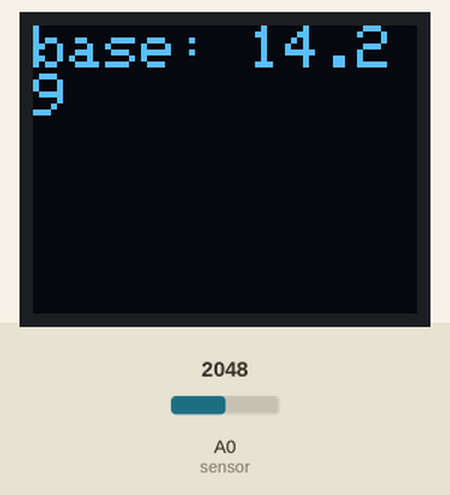
This sketch was run on a simulated Particle Photon. On the bench: 64×48 one-colour display. The inputs (shaded band) are chosen by the test bench; at power-on: A0 (sensor) = 2048. The display library's start-up logo is not drawn.

Above: at 1.1 s.
At 6.3 s:
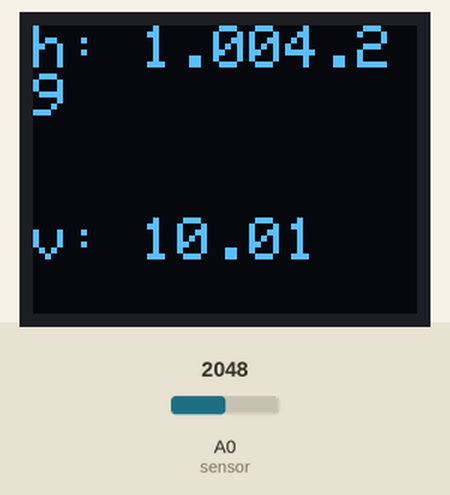

Measured:
- what the display in image 0 shows lasts 5.1 s, from 1.1 s to 6.2 s

The sketch:

reconfigured_code_NOT_TESTED.ino
```cpp
// This #include statement was automatically added by the Particle IDE.
#include <SparkFunMicroOLED.h>


MicroOLED oled;

void setup() {
    Serial.begin(9600);

    oled.begin();     // Initialize the OLED
    oled.clear(ALL);  // Clear the display's internal memory
    oled.display();   // Display what's in the buffer (splashscreen)
    delay(1000);      // Delay 500 ms
    oled.clear(PAGE); // Clear the buffer.
    oled.display();

}
float R = 1000;      // resistance of resistor used in the circuit in ohms
float v;             // variable to hold sensor reading
float h;             // fluid height with respect to reference
float ho;            // reference height
int i = 0;           // counter

void loop() {
  // Measure sensor resistance.
   // put your main code here, to run repeatedly:
  v = analogRead(A0);             // read sensor
  v = 5*v/1023;                   // convert sensor reading to voltage

  // measure height for reference
  if ( i == 0)
  {
    ho = (1500 + R*(1 - 5/v))/140;  //this will print the baseline to the oled screen
    i++;                            // you will have five seconds to place in tank before the second reading
    Particle.publish("baseline",ho);
    oled.setCursor(0, 0); // Set cursor to middle-left
    oled.print("base: "); // print h:
    oled.print(ho);  // Print value of h (e.g. 3)
  // Print humidity value
    oled.display(); // Draw on the screen

    delay(5000); // five seconds, only runs once to get baseline
  }

  h = (1500 + R*(1 - 5/v))/140 - ho + 1;   // calculate fluid height
                                           // in inches with respect to reference
                                           // 1 is activation height

    delay(100);                          // make easier to read

    Particle.publish("h",h);  // publishes fluid height referenced above
    Particle.publish("v",v);  //
    oled.setCursor(0, 0); // Set cursor to middle-left
    oled.print("h: "); // print h:
    oled.print(h);  // Print value of h (e.g. 3)
    // h: 3
    oled.setCursor(0, 32); // Set cursor bottom-left
    oled.print("v: ");
    oled.print(v);  // Print temperature value
  // Print humidity value
    oled.display(); // Draw on the screen

    delay(500); // half second
}


float readResistance(int pin, int seriesResistance) {
  // Get ADC value.
  float resistance = analogRead(pin);
  // Convert ADC reading to resistance.
  resistance = (1023.0 / resistance) - 1.0;
  resistance = seriesResistance / resistance;
  return resistance;
}

float resistanceToVolume(float resistance, float zeroResistance, float calResistance, float calVolume) {
  if (resistance > zeroResistance || (zeroResistance - calResistance) == 0.0) {
    // Stop if the value is above the zero threshold, or no max resistance is set (would be divide by zero).
    return 0.0;
  }
  // Compute scale factor by mapping resistance to 0...1.0+ range relative to maxResistance value.
  float scale = (zeroResistance - resistance) / (zeroResistance - calResistance);
  // Scale maxVolume based on computed scale factor.
  return calVolume * scale;
}
```
